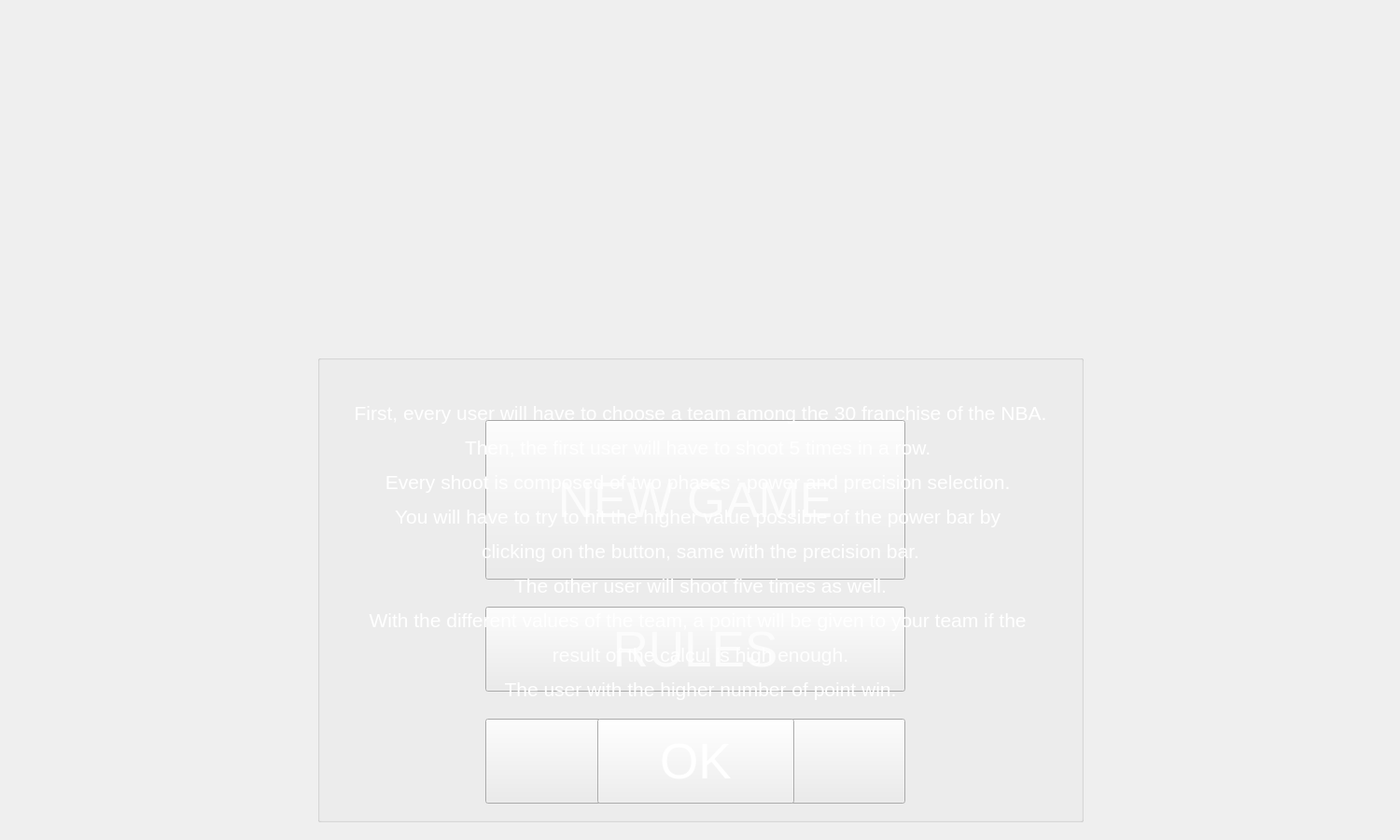
<?xml version="1.0" encoding="UTF-8"?>
<ui version="4.0">
 <class>MainWindow</class>
 <widget class="QMainWindow" name="MainWindow">
  <property name="geometry">
   <rect>
    <x>0</x>
    <y>0</y>
    <width>1500</width>
    <height>900</height>
   </rect>
  </property>
  <property name="minimumSize">
   <size>
    <width>1500</width>
    <height>900</height>
   </size>
  </property>
  <property name="maximumSize">
   <size>
    <width>1500</width>
    <height>900</height>
   </size>
  </property>
  <property name="palette">
   <palette>
    <active>
     <colorrole role="ButtonText">
      <brush brushstyle="SolidPattern">
       <color alpha="255">
        <red>255</red>
        <green>255</green>
        <blue>255</blue>
       </color>
      </brush>
     </colorrole>
    </active>
    <inactive>
     <colorrole role="ButtonText">
      <brush brushstyle="SolidPattern">
       <color alpha="255">
        <red>255</red>
        <green>255</green>
        <blue>255</blue>
       </color>
      </brush>
     </colorrole>
    </inactive>
    <disabled>
     <colorrole role="ButtonText">
      <brush brushstyle="SolidPattern">
       <color alpha="255">
        <red>190</red>
        <green>190</green>
        <blue>190</blue>
       </color>
      </brush>
     </colorrole>
    </disabled>
   </palette>
  </property>
  <property name="windowTitle">
   <string>LO43 Shot</string>
  </property>
  <property name="styleSheet">
   <string notr="true">background: url(:/theme/imageDeFond)</string>
  </property>
  <widget class="QWidget" name="centralWidget">
   <widget class="QPushButton" name="newGameButton">
    <property name="geometry">
     <rect>
      <x>520</x>
      <y>450</y>
      <width>450</width>
      <height>171</height>
     </rect>
    </property>
    <property name="palette">
     <palette>
      <active>
       <colorrole role="ButtonText">
        <brush brushstyle="SolidPattern">
         <color alpha="255">
          <red>255</red>
          <green>255</green>
          <blue>255</blue>
         </color>
        </brush>
       </colorrole>
      </active>
      <inactive>
       <colorrole role="ButtonText">
        <brush brushstyle="SolidPattern">
         <color alpha="255">
          <red>255</red>
          <green>255</green>
          <blue>255</blue>
         </color>
        </brush>
       </colorrole>
      </inactive>
      <disabled>
       <colorrole role="ButtonText">
        <brush brushstyle="SolidPattern">
         <color alpha="255">
          <red>190</red>
          <green>190</green>
          <blue>190</blue>
         </color>
        </brush>
       </colorrole>
      </disabled>
     </palette>
    </property>
    <property name="font">
     <font>
      <family>Ubuntu</family>
      <pointsize>40</pointsize>
      <weight>50</weight>
      <italic>false</italic>
      <bold>false</bold>
     </font>
    </property>
    <property name="text">
     <string>NEW GAME</string>
    </property>
   </widget>
   <widget class="QPushButton" name="exitButton">
    <property name="geometry">
     <rect>
      <x>520</x>
      <y>770</y>
      <width>450</width>
      <height>91</height>
     </rect>
    </property>
    <property name="palette">
     <palette>
      <active>
       <colorrole role="ButtonText">
        <brush brushstyle="SolidPattern">
         <color alpha="255">
          <red>255</red>
          <green>255</green>
          <blue>255</blue>
         </color>
        </brush>
       </colorrole>
      </active>
      <inactive>
       <colorrole role="ButtonText">
        <brush brushstyle="SolidPattern">
         <color alpha="255">
          <red>255</red>
          <green>255</green>
          <blue>255</blue>
         </color>
        </brush>
       </colorrole>
      </inactive>
      <disabled>
       <colorrole role="ButtonText">
        <brush brushstyle="SolidPattern">
         <color alpha="255">
          <red>190</red>
          <green>190</green>
          <blue>190</blue>
         </color>
        </brush>
       </colorrole>
      </disabled>
     </palette>
    </property>
    <property name="font">
     <font>
      <pointsize>40</pointsize>
     </font>
    </property>
    <property name="text">
     <string>EXIT</string>
    </property>
   </widget>
   <widget class="QLabel" name="logoGame">
    <property name="geometry">
     <rect>
      <x>470</x>
      <y>90</y>
      <width>551</width>
      <height>291</height>
     </rect>
    </property>
    <property name="styleSheet">
     <string notr="true">background-image: url(:/theme/transparentBackground);</string>
    </property>
    <property name="text">
     <string/>
    </property>
    <property name="pixmap">
     <pixmap resource="mesressources.qrc">:/theme/lo43Shot</pixmap>
    </property>
   </widget>
   <widget class="QPushButton" name="rulesButton">
    <property name="geometry">
     <rect>
      <x>520</x>
      <y>650</y>
      <width>450</width>
      <height>91</height>
     </rect>
    </property>
    <property name="palette">
     <palette>
      <active>
       <colorrole role="ButtonText">
        <brush brushstyle="SolidPattern">
         <color alpha="255">
          <red>255</red>
          <green>255</green>
          <blue>255</blue>
         </color>
        </brush>
       </colorrole>
      </active>
      <inactive>
       <colorrole role="ButtonText">
        <brush brushstyle="SolidPattern">
         <color alpha="255">
          <red>255</red>
          <green>255</green>
          <blue>255</blue>
         </color>
        </brush>
       </colorrole>
      </inactive>
      <disabled>
       <colorrole role="ButtonText">
        <brush brushstyle="SolidPattern">
         <color alpha="255">
          <red>190</red>
          <green>190</green>
          <blue>190</blue>
         </color>
        </brush>
       </colorrole>
      </disabled>
     </palette>
    </property>
    <property name="font">
     <font>
      <pointsize>40</pointsize>
      <kerning>true</kerning>
     </font>
    </property>
    <property name="text">
     <string>RULES</string>
    </property>
   </widget>
   <widget class="QGroupBox" name="rulesBox">
    <property name="geometry">
     <rect>
      <x>340</x>
      <y>380</y>
      <width>821</width>
      <height>501</height>
     </rect>
    </property>
    <property name="styleSheet">
     <string notr="true">background-image: url(:/theme/transparentBackground);</string>
    </property>
    <property name="title">
     <string/>
    </property>
    <widget class="QLabel" name="label">
     <property name="geometry">
      <rect>
       <x>30</x>
       <y>50</y>
       <width>761</width>
       <height>351</height>
      </rect>
     </property>
     <property name="palette">
      <palette>
       <active>
        <colorrole role="WindowText">
         <brush brushstyle="SolidPattern">
          <color alpha="255">
           <red>255</red>
           <green>255</green>
           <blue>255</blue>
          </color>
         </brush>
        </colorrole>
       </active>
       <inactive>
        <colorrole role="WindowText">
         <brush brushstyle="SolidPattern">
          <color alpha="255">
           <red>255</red>
           <green>255</green>
           <blue>255</blue>
          </color>
         </brush>
        </colorrole>
       </inactive>
       <disabled>
        <colorrole role="WindowText">
         <brush brushstyle="SolidPattern">
          <color alpha="255">
           <red>190</red>
           <green>190</green>
           <blue>190</blue>
          </color>
         </brush>
        </colorrole>
       </disabled>
      </palette>
     </property>
     <property name="font">
      <font>
       <pointsize>16</pointsize>
      </font>
     </property>
     <property name="text">
      <string>&lt;html&gt;&lt;head/&gt;&lt;body&gt;&lt;p&gt;First, every user will have to choose a team among the 30 franchise of the NBA.&lt;/p&gt;&lt;p&gt;Then, the first user will have to shoot 5 times in a row. &lt;/p&gt;&lt;p&gt;Every shoot is composed of two phases : power and precision selection. &lt;/p&gt;&lt;p&gt;You will have to try to hit the higher value possible of the power bar by &lt;/p&gt;&lt;p&gt;clicking on the button, same with the precision bar.&lt;/p&gt;&lt;p&gt;The other user will shoot five times as well.&lt;/p&gt;&lt;p&gt;With the different values of the team, a point will be given to your team if the &lt;/p&gt;&lt;p&gt;result of the calcul is high enough.&lt;/p&gt;&lt;p&gt;The user with the higher number of point win.&lt;/p&gt;&lt;/body&gt;&lt;/html&gt;</string>
     </property>
     <property name="alignment">
      <set>Qt::AlignHCenter|Qt::AlignTop</set>
     </property>
    </widget>
    <widget class="QPushButton" name="okButton">
     <property name="geometry">
      <rect>
       <x>300</x>
       <y>390</y>
       <width>211</width>
       <height>91</height>
      </rect>
     </property>
     <property name="palette">
      <palette>
       <active>
        <colorrole role="ButtonText">
         <brush brushstyle="SolidPattern">
          <color alpha="255">
           <red>255</red>
           <green>255</green>
           <blue>255</blue>
          </color>
         </brush>
        </colorrole>
       </active>
       <inactive>
        <colorrole role="ButtonText">
         <brush brushstyle="SolidPattern">
          <color alpha="255">
           <red>255</red>
           <green>255</green>
           <blue>255</blue>
          </color>
         </brush>
        </colorrole>
       </inactive>
       <disabled>
        <colorrole role="ButtonText">
         <brush brushstyle="SolidPattern">
          <color alpha="255">
           <red>190</red>
           <green>190</green>
           <blue>190</blue>
          </color>
         </brush>
        </colorrole>
       </disabled>
      </palette>
     </property>
     <property name="font">
      <font>
       <pointsize>40</pointsize>
      </font>
     </property>
     <property name="styleSheet">
      <string notr="true">background-image: url(:/theme/fondBar);</string>
     </property>
     <property name="text">
      <string>OK</string>
     </property>
    </widget>
   </widget>
  </widget>
 </widget>
 <layoutdefault spacing="6" margin="11"/>
 <resources>
  <include location="mesressources.qrc"/>
 </resources>
 <connections/>
</ui>
